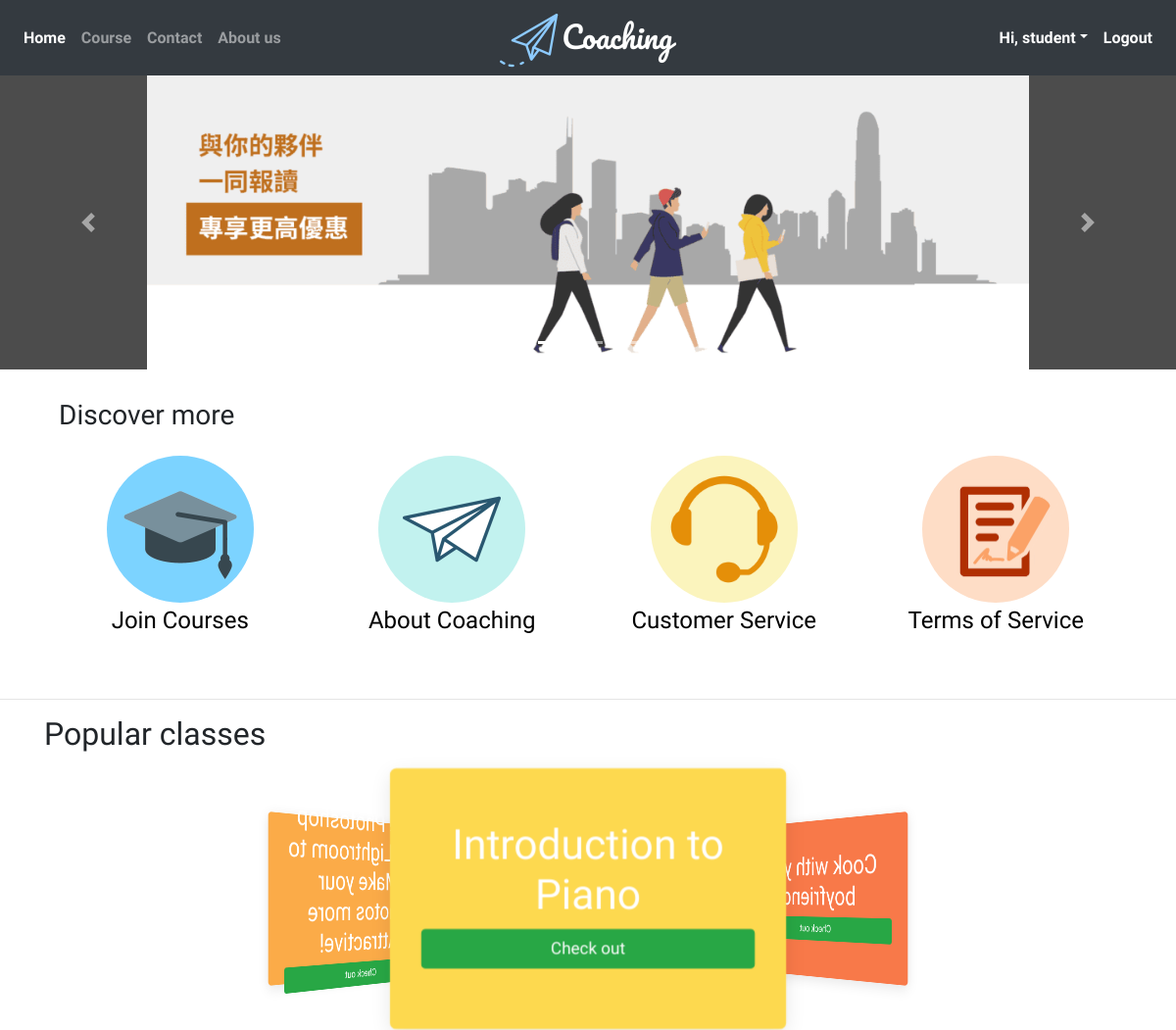
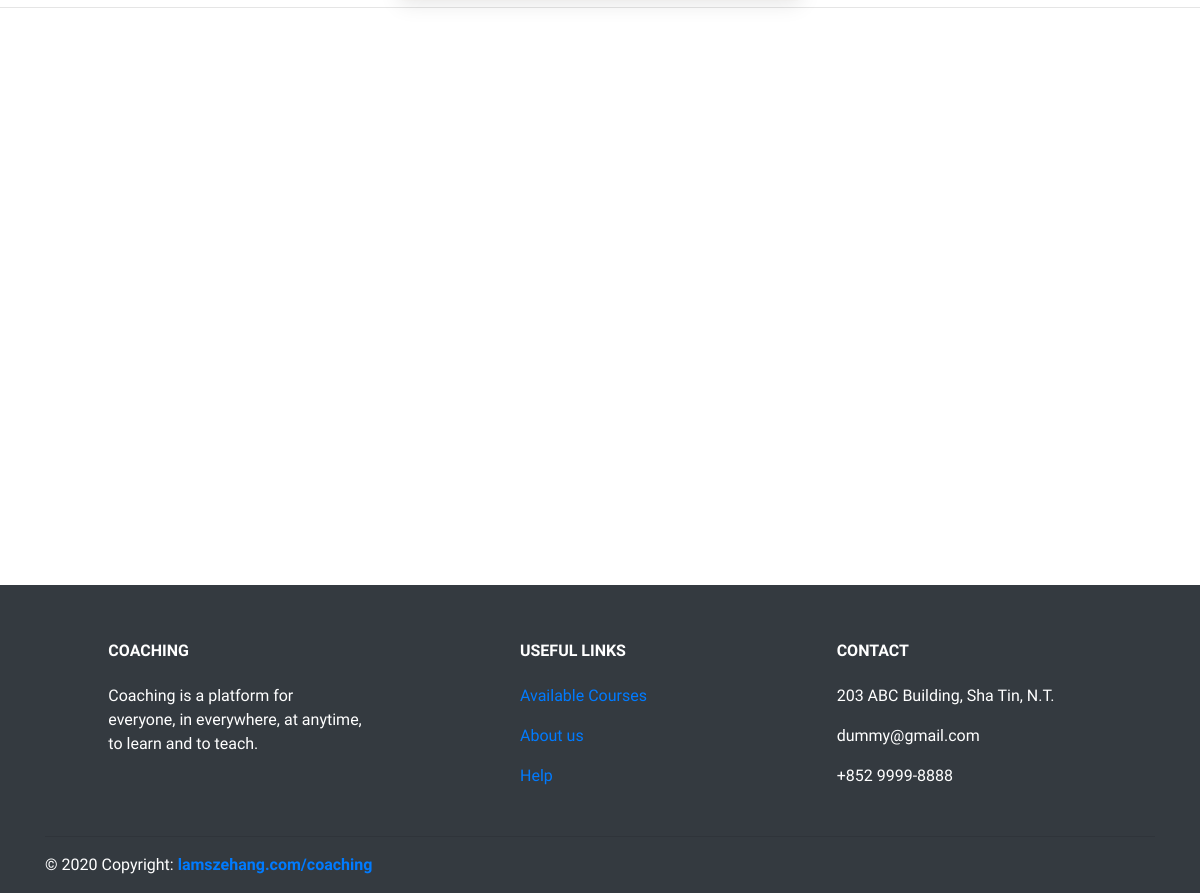
/ (signed in), run on the app's committed database (2 pictures, top to bottom).
### tables this page shows
CREATE TABLE `courseinfo` (
  `courseId` int(255) NOT NULL,
  `courseName` varchar(255) DEFAULT NULL,
  `courseCategory` varchar(255) DEFAULT NULL,
  `courseContent` text,
  `courseFee` decimal(8,2) DEFAULT NULL,
  `courseImage` longblob,
  `createdBy` int(255) DEFAULT NULL,
  `skypeId` varchar(255) DEFAULT NULL
);

### index.php (the view, shortened to what this page needs)
<!DOCTYPE html>
<html lang="en">
<head>
    <link rel="stylesheet" href="https://stackpath.bootstrapcdn.com/bootstrap/4.4.1/css/bootstrap.min.css"
>
    <link rel="stylesheet" href="./style.css">
</head>
<body>
    <?php
    $servername = "localhost";
    $dbusername = "coachingAdmin";
    $dbpassword = "admin3105";
    $dbname = "coachingdb";
    $conn = mysqli_connect($servername, $dbusername, $dbpassword) or die("Connection failed");
    mysqli_select_db($conn, $dbname) or die("Could not select database");
    ?>
    <nav class="navbar navbar-expand-lg navbar-dark bg-dark sticky-top">
        <div class="navbar-collapse collapse w-100 order-1 order-md-0 dual-collapse2">
            <ul class="navbar-nav mr-auto">
                <li class="nav-item active">
                    <a class="nav-link" href="./index.php">Home</a>
                </li>
                <li class="nav-item">
                    <a class="nav-link" href="./availableCourse.php">Course</a>
                </li>
                <li class="nav-item">
                    <a class="nav-link" href="./contactUs.php">Contact</a>
                </li>
                <li class="nav-item">
                    <a class="nav-link" href="./aboutus.php">About us</a>
                </li>
            </ul>
        </div>
        <div class="mx-auto order-0">
            <img src="./images/logo.png" alt="">
        </div>
        <?php
            if (isset($_SESSION["userid"])){
                if($_SESSION["usertype"] == 1){
                    $username = $_SESSION["username"];
                    print('<div class="navbar-collapse collapse w-100 order-3 dual-collapse2">');
                    print('<ul class="navbar-nav ml-auto">');
                    print('<li class="nav-item active dropdown">');
                        print('<a class="nav-link dropdown-toggle" href="" id="teacherDropDownMenu" data-toggle="dropdown" aria-haspopup="true" aria-expanded="false">Hi, ' . "$username</a>");
                        print('
                            <div class="dropdown-menu" aria-labelledby="teacherDropDownMenu">
                              <h6 class="dropdown-header">Your courses</h6>
                              <a class="dropdown-item" href="createdCourses.php">Created courses</a>
                              <a class="dropdown-item" href="enrolledCourse.php">Enrolled courses</a>
                              <hr>
                              <h6 class="dropdown-header">Other actions</h6>
                              <a class="dropdown-item" href="availableCourse.php">Available courses</a>
                              <a class="dropdown-item" href="createCourseForm.php">Create your course</a>
                            </div>
                        ');
                    print('</li>');
                    print('<li class="nav-item active">');
                    print('<a class="nav-link" href="logout.php" id="logoutBtn">Logout</a>');
                    print('</li>');
                    print('</ul>');
                    print('</div>');
                }else{
                    $username = $_SESSION["username"];
                    print('<div class="navbar-collapse collapse w-100 order-3 dual-collapse2">');
                    print('<ul class="navbar-nav ml-auto">');
                    print('<li class="nav-item active dropdown">');
                        print('<a class="nav-link dropdown-toggle" href="" id="teacherDropDownMenu" data-toggle="dropdown" aria-haspopup="true" aria-expanded="false">Hi, ' . "$username</a>");
                    print('</li>');
                    print('<li class="nav-item active">');
                    print('<a class="nav-link" href="logout.php" id="logoutBtn">Logout</a>');
                    print('</li>');
                    print('</ul>');
                    print('</div>');
                }
            }
            ?>
    </nav>
    <div id="carouselExampleIndicators" class="carousel slide carousel-fade" data-ride="carousel">
      <ol class="carousel-indicators">
        <li data-target="#carouselExampleIndicators" data-slide-to="0" class="active"></li>
        <li data-target="#carouselExampleIndicators" data-slide-to="1"></li>
        <li data-target="#carouselExampleIndicators" data-slide-to="2"></li>
      </ol>
      <div class="carousel-inner">
        <div class="carousel-item active">
          <img src="./images/carousel3.png" class="d-block w-100" alt="Image Error">
        </div>
      </div>
      <a class="carousel-control-prev" href="#carouselExampleIndicators" role="button" data-slide="prev">
        <span class="carousel-control-prev-icon" aria-hidden="true"></span>
      </a>
      <a class="carousel-control-next" href="#carouselExampleIndicators" role="button" data-slide="next">
        <span class="carousel-control-next-icon" aria-hidden="true"></span>
      </a>
    </div>
    <div class="container" id="indexDiscover">
      <div class="row">
        <div class="col-12">
          <h3>Discover more</h3>
        </div>
        <div class="col">
        </div>
      </div>
      <div class="row">
        <div class="col discoverContent">
            <a href="./availableCourse.php" class="discoverAnchor">
              <img src="./images/join_courses.png" class="rounded-circle" width="150" height="150">
              <p class="discoverTitle">Join Courses</p>
            </a>
        </div>
        <div class="col discoverContent">
            <a href="./aboutus.php" class="discoverAnchor">
              <img src="./images/about_coaching.png" class="rounded-circle" width="150" height="150">
              <p class="discoverTitle">About Coaching</p>
            </a>
        </div>
        <div class="col discoverContent">
            <a href="./contactUs.php" class="discoverAnchor">
              <img src="./images/customer_service.png" class="rounded-circle" width="150" height="150">
              <p class="discoverTitle">Customer Service</p>
            </a>
        </div>
        <div class="col discoverContent">
            <a href="./termsOfService.php" class="discoverAnchor">
              <img src="./images/terms_of_service.png" class="rounded-circle" width="150" height="150">
              <p class="discoverTitle">Terms of Service</p>
            </a>
        </div>
      </div>
    </div>
    <hr>
    <div class="container">
      <h2>Popular classes</h2>
    </div>
    <?php
    $result = mysqli_query($conn, "SELECT courseId, COUNT(*) as frequency FROM bill GROUP BY courseId LIMIT 3");
    $frequency = array();
    while ($row = mysqli_fetch_assoc($result)) {
      array_push($frequency, $row["courseId"]);
    }
    $first = $frequency[0];
    $second = $frequency[1];
    $third = $frequency[2];
    ?>
    <div class="d-flex justify-content-center">
      <figure class="icon-cards mt-3">
        <div class="icon-cards__content">
          <div class="icon-cards__item d-flex align-items-center justify-content-center">
              <?php
                $result = mysqli_query($conn, "SELECT * FROM courseinfo WHERE courseId='$first'");
                $row = mysqli_fetch_assoc($result);
                $name = $row["courseName"];
                print("<span class=\"h1 carouselSpan align-middle\">");
                print("<h1 class=\"carouseHeader\">$name</h1>");
                print("<a class=\"btn btn-success btn-block\" href=\"paypal_checkout/payout.php?courseid=$first\" role=\"button\">Check out</a>");
                print("</span>");
              ?>
          </div>
          <div class="icon-cards__item d-flex align-items-center justify-content-center">
              <?php
                $result = mysqli_query($conn, "SELECT * FROM courseinfo WHERE courseId='$second'");
                $row = mysqli_fetch_assoc($result);
                $name = $row["courseName"];
                print("<span class=\"h1 carouselSpan align-middle\">");
                print("<h1 class=\"carouseHeader\">$name</h1>");
                print("<a class=\"btn btn-success btn-block\" href=\"paypal_checkout/payout.php?courseid=$second\" role=\"button\">Check out</a>");
                print("</span>");
              ?>
          </div>
          <div class="icon-cards__item d-flex align-items-center justify-content-center">
            <?php
                $result = mysqli_query($conn, "SELECT * FROM courseinfo WHERE courseId='$third'");
                $row = mysqli_fetch_assoc($result);
                $name = $row["courseName"];
                print("<span class=\"h1 carouselSpan align-middle\">");
                print("<h1 class=\"carouseHeader\">$name</h1>");
                print("<a class=\"btn btn-success btn-block\" href=\"paypal_checkout/payout.php?courseid=$third\" role=\"button\">Check out</a>");
                print("</span>");
              ?>
          </div>
        </div>
      </figure>
    </div>
    <hr>
    <div class="bg-white py-5">
      <div class="container py-5">
      </div>
    </div>
    <footer class="page-footer font-small text-white bg-dark pt-4">
      <div class="container text-center text-md-left">
        <div class="row text-center text-md-left mt-3 pb-3">
          <div class="col-md-3 col-lg-3 col-xl-3 mx-auto mt-3">
            <h6 class="text-uppercase mb-4 font-weight-bold">Coaching</h6>
            <p>Coaching is a platform for everyone, in everywhere, at anytime, to learn and to teach.</p>
          </div>
          <div class="col-md-3 col-lg-2 col-xl-2 mx-auto mt-3">
            <h6 class="text-uppercase mb-4 font-weight-bold">Useful links</h6>
            <p>
              <a href="./availableCourse.php">Available Courses</a>
            </p>
            <p>
              <a href="./aboutus.php">About us</a>
            </p>
            <p>
              <a href="./contactUs.php">Help</a>
            </p>
          </div>
          <div class="col-md-4 col-lg-3 col-xl-3 mx-auto mt-3">
            <h6 class="text-uppercase mb-4 font-weight-bold">Contact</h6>
            <p>
              203 ABC Building, Sha Tin, N.T.</p>
            <p>
              </i> dummy@gmail.com</p>
            <p>
              </i>+852 9999-8888</p>
          </div>
        </div>
        <hr>
        <div class="row d-flex align-items-center">
          <div class="col-md-7 col-lg-8">
            <p class="text-center text-md-left">© 2020 Copyright:
              <a href="https://lamszehang.com/coaching/">
                <strong>lamszehang.com/coaching</strong>
              </a>
            </p>
          </div>
        </div>
      </div>
    </footer>
</body>
</html>

### style.css (style rules this page uses)
* { padding: 0; margin: 0; font-family: 'Baloo 2', cursive; }
#indexDiscover, .indexDiscover { padding: 30px; }
#indexDiscover .discoverContent { text-align: center; }
.discoverTitle { font-size: 1.5em; }
.discoverAnchor { text-decoration: none; color: black; }
nav { font-weight: bold; }
.carousel .carousel-item { height: 300px; background-color: rgba(0, 0, 0, 0.7); }
.carousel .carousel-item img { min-height: 300px; max-height: 300px; object-fit: scale-down; }
.carousel-fade .carousel-item { opacity: 0; transition-duration: .6s; transition-property: opacity; }
.carousel-fade .carousel-item.active, .carousel-fade .carousel-item-next.carousel-item-left, .carousel-fade .carousel-item-prev.carousel-item-right { opacity: 1; }
.carousel-fade .carousel-item-next, .carousel-fade .carousel-item-prev, .carousel-fade .carousel-item.active, .carousel-fade .active.carousel-item-left, .carousel-fade .active.carousel-item-prev { transform: translateX(0); transform: translate3d(0, 0, 0); }
.icon-cards { position: relative; width: 60vw; height: 40vw; max-width: 380px; max-height: 250px; margin: 0; color: white; perspective: 1000px; transform-origin: center; }
.icon-cards__content { position: absolute; width: 100%; height: 100%; transform-origin: center; transform-style: preserve-3d; transform: translateZ(-30vw) rotateY(0); animation: carousel 10s infinite cubic-bezier(0.77, 0, 0.175, 1) forwards; }
.icon-cards__item { position: absolute; top: 0; left: 0; right: 0; bottom: 0; width: 60vw; height: 40vw; max-width: 380px; max-height: 250px; box-shadow: 0 5px 20px rgba(0, 0, 0, .1); border-radius: 6px; transform-origin: center; }
.icon-cards__item:nth-child(1) { background: #fdd94f; transform: rotateY(0) translateZ(35vw); }
.icon-cards__item:nth-child(2) { background: #f87949; transform: rotateY(120deg) translateZ(35vw); }
.icon-cards__item:nth-child(3) { background: #fbab48; transform: rotateY(240deg) translateZ(35vw); }

### index.php (style rules this page uses)
.carouselSpan { padding: 30px; text-align: center; }

### data on the page
courseinfo: courseName "Introduction to Piano"
courseinfo: courseName "Cook with your boyfriend!"
courseinfo: courseName "Use Photoshop and Lightroom to Make your Photos more Attractive!"

### other printed values
$username "student"
